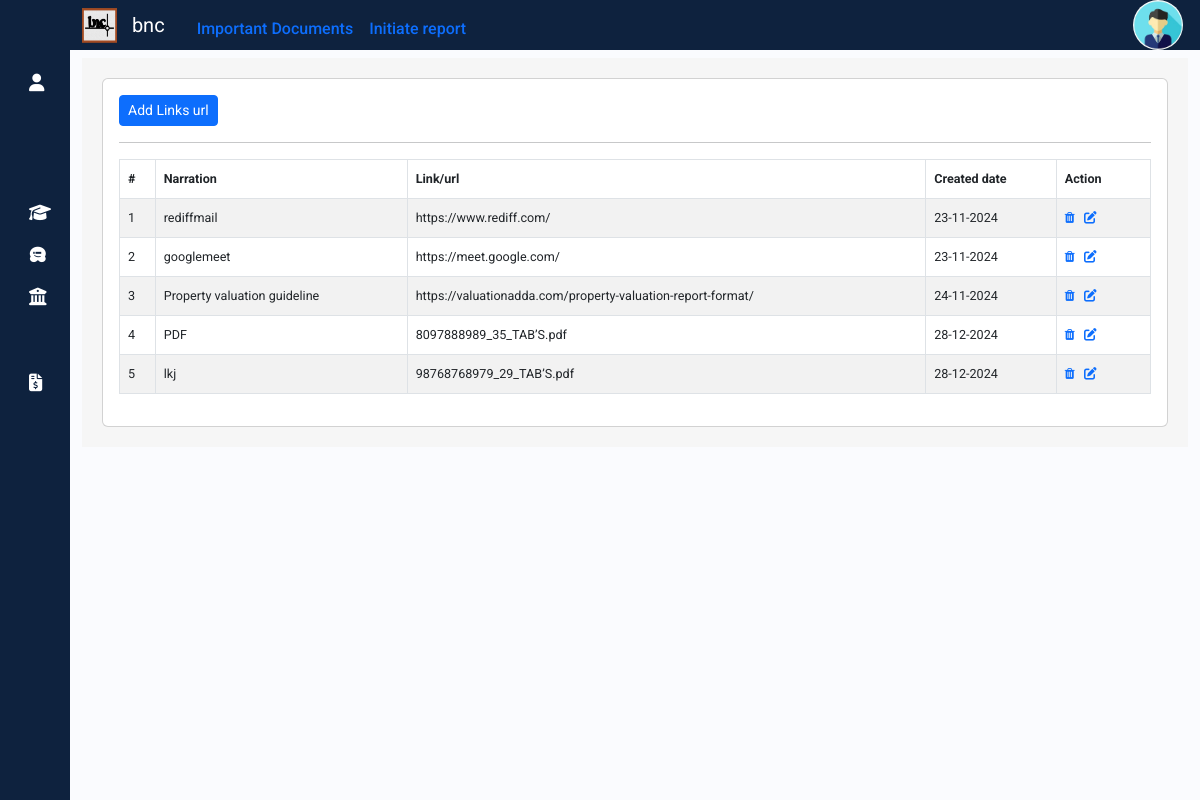
The page /propval/impdoc on the database as committed earlier.
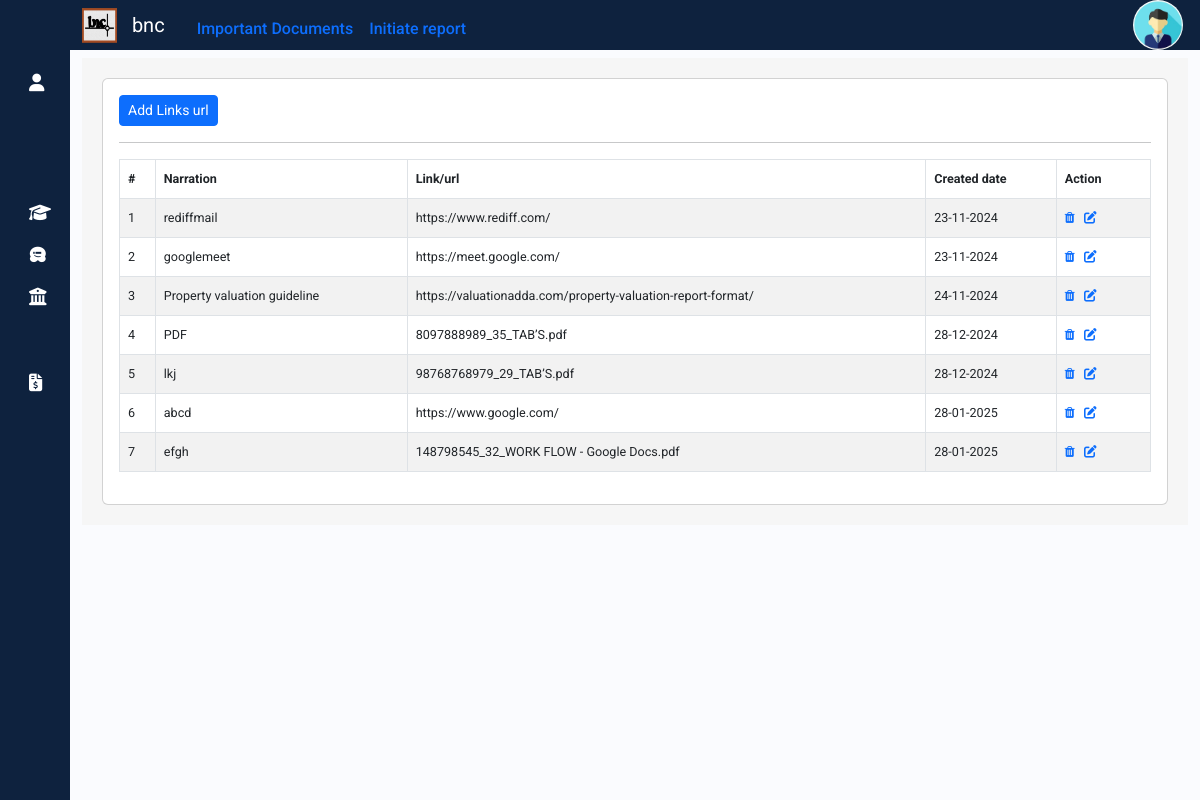
The same page on the database as committed later.
### propval/models.py (models this page shows)
class Impdoc(models.Model):
    narration=models.CharField(max_length=200,null=True)
    linkurl=models.CharField(max_length=200,null=True)
    pdf_file = models.FileField(upload_to='impdocpdfs/',null=True, blank=True)
    userdetails = models.ForeignKey(UserDetails, on_delete=models.DO_NOTHING,null=True)
    active = models.BooleanField(default=True)
    timestamp = models.DateTimeField(auto_now_add=True)

### propval/views.py (the view, shortened to what this page needs)
# urls.py: path('impdoc',views.impdoc,name='impdoc'),
def impdoc(request):
    context = {
        'api_base_url': settings.API_BASE_URL,
    }
    try:
        impdocs = Impdoc.objects.all()
        if not impdocs.exists():  # Check if there are any records
            print("No records found.")
    except Exception as e:
        impdocs=[]
        print(f"An error occurred: {e}")
    return render(request, 'impdoc.html', {'impdocs': impdocs,'context': context})

### templates/impdoc.html (shortened to what this page needs)
{% extends "sidebar.html" %}
{% load static %}
{% block content %}
<div class="container-fluid my-2" >
  <div class="container" style="display:block; background-color:#f6f6f6; padding:20px 20px 20px;">
    <div class="row">
      <div class="col-md-12">
        <div class="card">
          <div class="card-body">
            <a class="btn btn-primary btn-sm" id="impdocaddbtn" onclick="addimpdoc()">Add Links url</a>
            <hr>
            <table id="impdoctable" class="table table-hover table-striped table-bordered" style="font-size: 90%;">
              <thead>
                <tr>
                  <th scope="col">#</th>
                  <th scope="col">Narration</th>
                  <th scope="col">Link/url</th>
                  <th scope="col">Created date</th>
                  <th scope="col">Action </th>
                </tr>
              </thead>
              <tbody>
                {% for recrep in impdocs %}
                  <tr id="imp{{recrep.id}}" >
                  <td  scope="row">{{forloop.counter}}</td>
                  <td id="docnarration" class="docnarration" >{{recrep.narration}}</td>
                  <td id="doclink" class="doclink" >{{recrep.linkurl}}</td>
                  <td  >{{recrep.timestamp|date:"d-m-Y"}}</td>
                  <td><a class="impdocdelete" data-url="{% url 'impdocdelete' recrep.id %}" href="" title="Delete">
                    <i class="fa fa-trash" aria-hidden="true"></i></a>&nbsp;&nbsp;
                    <a type="button"  class="edit-btn" title="Edit" id="" >
                      <i class="fas fa-edit action-icon " ></i>
                    </a>&nbsp;&nbsp;
                  </td>
                  </tr>
                {% endfor %}
              </tbody>
            </table>
          </div>
        </div>
      </div>
    </div>
  </div>
</div>
{% endblock %}

Rows that differ between the two databases and show on the page:
added Impdoc: narration "abcd", linkurl "https://www.google.com/", timestamp "28-01-2025"
added Impdoc: narration "efgh", linkurl "148798545_32_WORK FLOW - Google Docs.pdf", timestamp "28-01-2025"
